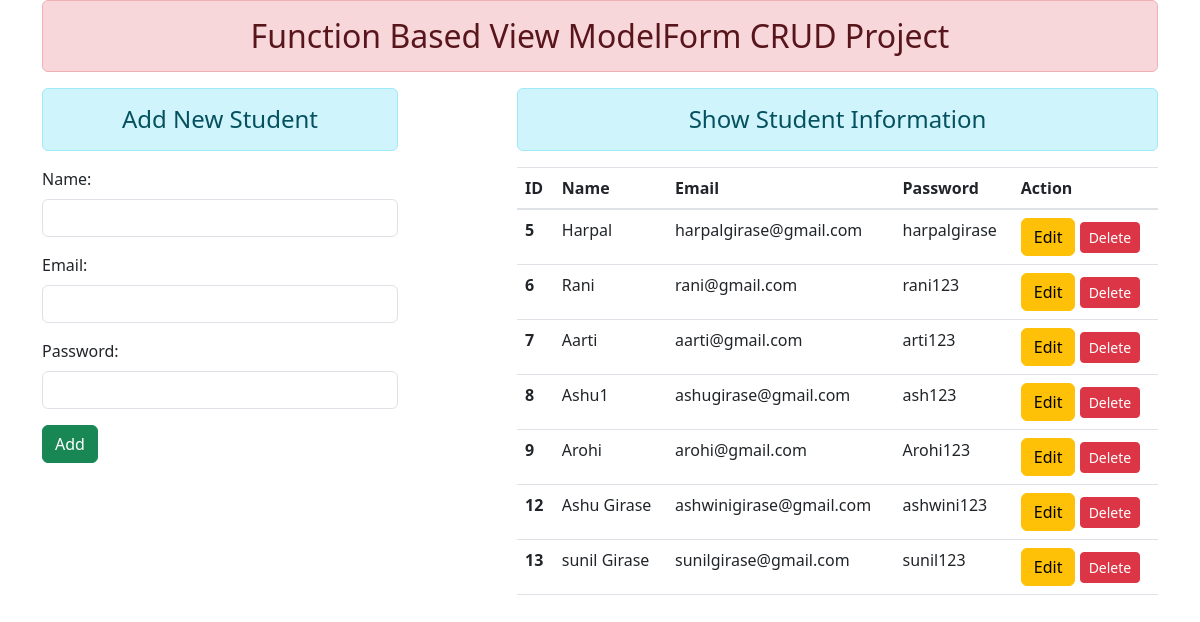
The page / on the database its author committed.
### enroll/models.py (models this page shows)
class User(models.Model):
    name = models.CharField(max_length=70)
    email = models.EmailField(max_length=100)
    password = models.CharField(max_length=100)

### enroll/views.py (the view)
# urls.py: path('',views.add_show,name="addandshow"),
def add_show(request):
    if request.method == 'POST':
        form = StudentRegistration(request.POST)
        if form.is_valid():
            nm = form.cleaned_data['name']
            em = form.cleaned_data['email']
            pw = form.cleaned_data['password']
            reg = User(name=nm, email=em,password=pw)
            reg.save()
            form = StudentRegistration()
    else:
     form = StudentRegistration()
    stud = User.objects.all()
    return render(request,'enroll/addandshow.html',{'form':form,'stud':stud})

### enroll/forms.py
class StudentRegistration(forms.ModelForm):
    class Meta:
        model = User
        fields = "__all__"
        widgets = {
        'name': forms.TextInput(attrs={'class':'form-control'}),
        'email': forms.EmailInput(attrs={'class': 'form-control'}),
        'password': forms.PasswordInput(render_value= True,attrs={'class':'form-control'})
        ,
        }

### enroll/Templates/enroll/addandshow.html (shortened to what this page needs)
{% extends 'enroll/base.html' %}
{% block content %}
<div class="row">
 <div class="col-sm-4">
  <h4 class="text-center alert alert-info">Add New Student</h4>
  <form action="" method="POST">
   {{form.as_p}}
   <input type="submit" class="btn btn-success" value="Add">
  </form>
 </div>
 <div class="col-sm-7 offset-1">
  <h4 class="text-center alert alert-info">Show Student Information</h4>
  {% if stud %}
   <table class="table table-hover">
     <thead>
       <tr>
         <th scope="col">ID</th>
         <th scope="col">Name</th>
         <th scope="col">Email</th>
         <th scope="col">Password</th>
         <th scope="col">Action</th>
       </tr>
     </thead>
     <tbody>
      {% for st in stud %}
       <tr>
         <th scope="row">{{st.id}}</th>
         <td>{{st.name}}</td>
         <td>{{st.email}}</td>
         <td>{{st.password}}</td>
         <td>
         <a href="{% url 'updatedata' st.id %}" class="btn btn-warning ">Edit</a>
         <form action="{% url 'deletedata' st.id %}" method="post" class="d-inline">
          <input type="submit" class="btn btn-danger btn-sm" value="Delete">
         </form>
         </td>
       </tr>
      {% endfor %}
     </tbody>
   </table>
  {% else %}
   <h4 class="text-center alert alert-warning">No Records</h4>
  {% endif %}
 </div>
</div>
{% endblock content %}

### enroll/Templates/enroll/base.html (shortened to what this page needs)
<!DOCTYPE html>
{% load static %}
<html lang="en">
<head>
  <link rel="stylesheet" href="https://cdn.jsdelivr.net/npm/bootstrap@4.6.2/dist/css/bootstrap.min.css">
</head>
<body>
<div class="container mt-6">
    <h2 class="text-center alert alert-danger">Function Based View ModelForm CRUD Project</h2>
    {% block content %} {% endblock content %}
</div>
</body>
</html>

### rows shown on the page
User: id "5", name "Harpal", email "harpalgirase@gmail.com", password "harpalgirase"
User: id "6", name "Rani", email "rani@gmail.com", password "rani123"
User: id "7", name "Aarti", email "aarti@gmail.com", password "arti123"
User: id "8", name "Ashu1", email "ashugirase@gmail.com", password "ash123"
User: id "9", name "Arohi", email "arohi@gmail.com", password "Arohi123"
User: id "12", name "Ashu Girase", email "ashwinigirase@gmail.com", password "ashwini123"
User: id "13", name "sunil Girase", email "sunilgirase@gmail.com", password "sunil123"
